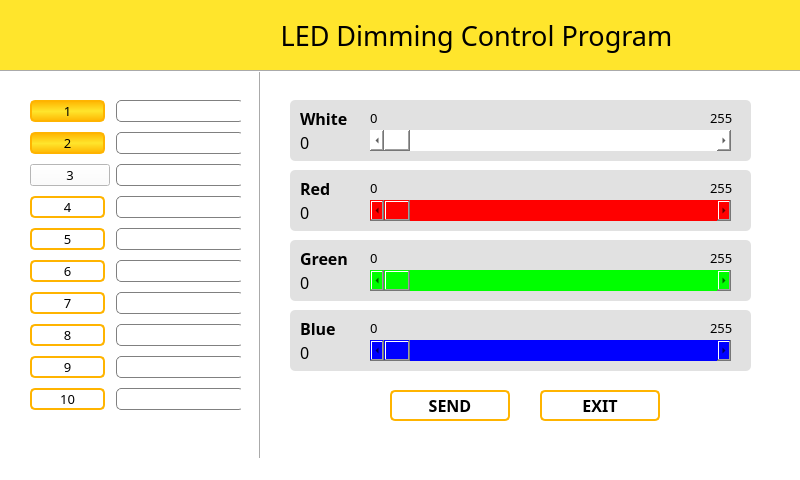
<?xml version="1.0" encoding="UTF-8"?>
<ui version="4.0">
 <class>MainWindow</class>
 <widget class="QMainWindow" name="MainWindow">
  <property name="geometry">
   <rect>
    <x>0</x>
    <y>0</y>
    <width>800</width>
    <height>480</height>
   </rect>
  </property>
  <property name="sizePolicy">
   <sizepolicy hsizetype="Fixed" vsizetype="Fixed">
    <horstretch>0</horstretch>
    <verstretch>0</verstretch>
   </sizepolicy>
  </property>
  <property name="windowTitle">
   <string>MainWindow</string>
  </property>
  <property name="styleSheet">
   <string notr="true">background-color:rgb(255, 255, 255);</string>
  </property>
  <widget class="QWidget" name="centralwidget">
   <widget class="Line" name="line">
    <property name="geometry">
     <rect>
      <x>250</x>
      <y>70</y>
      <width>20</width>
      <height>391</height>
     </rect>
    </property>
    <property name="orientation">
     <enum>Qt::Vertical</enum>
    </property>
   </widget>
   <widget class="QScrollBar" name="horizontalScrollBar_2">
    <property name="geometry">
     <rect>
      <x>370</x>
      <y>340</y>
      <width>361</width>
      <height>21</height>
     </rect>
    </property>
    <property name="font">
     <font>
      <family>나눔바른고딕</family>
     </font>
    </property>
    <property name="styleSheet">
     <string notr="true">background-color:rgb(0, 0, 255);</string>
    </property>
    <property name="maximum">
     <number>255</number>
    </property>
    <property name="orientation">
     <enum>Qt::Horizontal</enum>
    </property>
   </widget>
   <widget class="QScrollBar" name="horizontalScrollBar_3">
    <property name="geometry">
     <rect>
      <x>370</x>
      <y>200</y>
      <width>361</width>
      <height>21</height>
     </rect>
    </property>
    <property name="font">
     <font>
      <family>나눔바른고딕</family>
     </font>
    </property>
    <property name="styleSheet">
     <string notr="true">background-color:rgb(255, 0, 0)</string>
    </property>
    <property name="maximum">
     <number>255</number>
    </property>
    <property name="orientation">
     <enum>Qt::Horizontal</enum>
    </property>
   </widget>
   <widget class="QScrollBar" name="horizontalScrollBar_4">
    <property name="geometry">
     <rect>
      <x>370</x>
      <y>270</y>
      <width>361</width>
      <height>21</height>
     </rect>
    </property>
    <property name="font">
     <font>
      <family>나눔바른고딕</family>
     </font>
    </property>
    <property name="styleSheet">
     <string notr="true">background-color:rgb(0, 255, 0)</string>
    </property>
    <property name="maximum">
     <number>255</number>
    </property>
    <property name="orientation">
     <enum>Qt::Horizontal</enum>
    </property>
   </widget>
   <widget class="QLabel" name="label">
    <property name="geometry">
     <rect>
      <x>0</x>
      <y>0</y>
      <width>801</width>
      <height>71</height>
     </rect>
    </property>
    <property name="font">
     <font>
      <family>나눔바른고딕</family>
      <pointsize>20</pointsize>
     </font>
    </property>
    <property name="styleSheet">
     <string notr="true">background-color : rgb(255, 229, 44);</string>
    </property>
    <property name="text">
     <string>                                        LED Dimming Control Program</string>
    </property>
   </widget>
   <widget class="Line" name="line_2">
    <property name="geometry">
     <rect>
      <x>0</x>
      <y>70</y>
      <width>801</width>
      <height>2</height>
     </rect>
    </property>
    <property name="orientation">
     <enum>Qt::Horizontal</enum>
    </property>
   </widget>
   <widget class="QLabel" name="label_2">
    <property name="geometry">
     <rect>
      <x>300</x>
      <y>110</y>
      <width>56</width>
      <height>16</height>
     </rect>
    </property>
    <property name="font">
     <font>
      <family>나눔바른고딕</family>
      <pointsize>12</pointsize>
      <weight>75</weight>
      <bold>true</bold>
     </font>
    </property>
    <property name="styleSheet">
     <string notr="true">background-color:transparent</string>
    </property>
    <property name="text">
     <string>White</string>
    </property>
   </widget>
   <widget class="QLabel" name="label_3">
    <property name="geometry">
     <rect>
      <x>300</x>
      <y>180</y>
      <width>56</width>
      <height>16</height>
     </rect>
    </property>
    <property name="font">
     <font>
      <family>나눔바른고딕</family>
      <pointsize>12</pointsize>
      <weight>75</weight>
      <bold>true</bold>
     </font>
    </property>
    <property name="styleSheet">
     <string notr="true">background-color:transparent</string>
    </property>
    <property name="text">
     <string>Red</string>
    </property>
   </widget>
   <widget class="QLabel" name="label_4">
    <property name="geometry">
     <rect>
      <x>300</x>
      <y>250</y>
      <width>56</width>
      <height>16</height>
     </rect>
    </property>
    <property name="font">
     <font>
      <family>나눔바른고딕</family>
      <pointsize>12</pointsize>
      <weight>75</weight>
      <bold>true</bold>
     </font>
    </property>
    <property name="styleSheet">
     <string notr="true">background-color:transparent</string>
    </property>
    <property name="text">
     <string>Green</string>
    </property>
   </widget>
   <widget class="QLabel" name="label_5">
    <property name="geometry">
     <rect>
      <x>300</x>
      <y>320</y>
      <width>56</width>
      <height>16</height>
     </rect>
    </property>
    <property name="font">
     <font>
      <family>나눔바른고딕</family>
      <pointsize>12</pointsize>
      <weight>75</weight>
      <bold>true</bold>
     </font>
    </property>
    <property name="styleSheet">
     <string notr="true">background-color:transparent</string>
    </property>
    <property name="text">
     <string>Blue</string>
    </property>
   </widget>
   <widget class="QPushButton" name="SEND">
    <property name="geometry">
     <rect>
      <x>390</x>
      <y>390</y>
      <width>120</width>
      <height>31</height>
     </rect>
    </property>
    <property name="font">
     <font>
      <family>나눔바른고딕</family>
      <pointsize>12</pointsize>
      <weight>75</weight>
      <bold>true</bold>
     </font>
    </property>
    <property name="styleSheet">
     <string notr="true">border: 2px solid rgba(255, 180, 0);
border-radius:5px;</string>
    </property>
    <property name="text">
     <string>SEND</string>
    </property>
   </widget>
   <widget class="QPushButton" name="EXIT">
    <property name="geometry">
     <rect>
      <x>540</x>
      <y>390</y>
      <width>120</width>
      <height>31</height>
     </rect>
    </property>
    <property name="font">
     <font>
      <family>나눔바른고딕</family>
      <pointsize>12</pointsize>
      <weight>75</weight>
      <bold>true</bold>
     </font>
    </property>
    <property name="styleSheet">
     <string notr="true">border: 2px solid rgba(255, 180, 0);
border-radius:5px;</string>
    </property>
    <property name="text">
     <string>EXIT</string>
    </property>
   </widget>
   <widget class="QLabel" name="B">
    <property name="geometry">
     <rect>
      <x>300</x>
      <y>344</y>
      <width>56</width>
      <height>16</height>
     </rect>
    </property>
    <property name="font">
     <font>
      <family>나눔바른고딕</family>
      <pointsize>12</pointsize>
     </font>
    </property>
    <property name="styleSheet">
     <string notr="true">background-color:transparent</string>
    </property>
    <property name="text">
     <string>0</string>
    </property>
   </widget>
   <widget class="QLabel" name="R">
    <property name="geometry">
     <rect>
      <x>300</x>
      <y>204</y>
      <width>56</width>
      <height>16</height>
     </rect>
    </property>
    <property name="font">
     <font>
      <family>나눔바른고딕</family>
      <pointsize>12</pointsize>
     </font>
    </property>
    <property name="styleSheet">
     <string notr="true">background-color:transparent</string>
    </property>
    <property name="text">
     <string>0</string>
    </property>
   </widget>
   <widget class="QLabel" name="G">
    <property name="geometry">
     <rect>
      <x>300</x>
      <y>274</y>
      <width>56</width>
      <height>16</height>
     </rect>
    </property>
    <property name="font">
     <font>
      <family>나눔바른고딕</family>
      <pointsize>12</pointsize>
     </font>
    </property>
    <property name="styleSheet">
     <string notr="true">background-color:transparent</string>
    </property>
    <property name="text">
     <string>0</string>
    </property>
   </widget>
   <widget class="QLabel" name="W">
    <property name="geometry">
     <rect>
      <x>300</x>
      <y>134</y>
      <width>56</width>
      <height>16</height>
     </rect>
    </property>
    <property name="font">
     <font>
      <family>나눔바른고딕</family>
      <pointsize>12</pointsize>
     </font>
    </property>
    <property name="styleSheet">
     <string notr="true">background-color:transparent</string>
    </property>
    <property name="text">
     <string>0</string>
    </property>
   </widget>
   <widget class="QWidget" name="layoutWidget">
    <property name="geometry">
     <rect>
      <x>30</x>
      <y>100</y>
      <width>211</width>
      <height>321</height>
     </rect>
    </property>
    <property name="font">
     <font>
      <family>나눔바른고딕</family>
      <pointsize>10</pointsize>
     </font>
    </property>
    <layout class="QFormLayout" name="formLayout">
     <property name="verticalSpacing">
      <number>10</number>
     </property>
     <item row="0" column="0">
      <widget class="QPushButton" name="pushButton1">
       <property name="sizePolicy">
        <sizepolicy hsizetype="Fixed" vsizetype="Fixed">
         <horstretch>0</horstretch>
         <verstretch>0</verstretch>
        </sizepolicy>
       </property>
       <property name="minimumSize">
        <size>
         <width>75</width>
         <height>22</height>
        </size>
       </property>
       <property name="maximumSize">
        <size>
         <width>16777215</width>
         <height>22</height>
        </size>
       </property>
       <property name="font">
        <font>
         <family>나눔바른고딕</family>
         <pointsize>10</pointsize>
        </font>
       </property>
       <property name="styleSheet">
        <string notr="true">border: 2px solid rgba(255, 180, 0);
background-color:qlineargradient(spread:reflect, x1:0.483889, y1:0, x2:0.500333, y2:0.512, stop:0 rgba(255, 180, 0, 255), stop:1 rgba(255, 229, 44, 255));
border-radius:5px;</string>
       </property>
       <property name="text">
        <string>1</string>
       </property>
       <property name="checkable">
        <bool>true</bool>
       </property>
      </widget>
     </item>
     <item row="0" column="1">
      <widget class="QLineEdit" name="lineEdit1">
       <property name="minimumSize">
        <size>
         <width>128</width>
         <height>21</height>
        </size>
       </property>
       <property name="font">
        <font>
         <family>나눔바른고딕</family>
         <pointsize>10</pointsize>
        </font>
       </property>
       <property name="styleSheet">
        <string notr="true">border:1px solid grey;
border-radius:5px;</string>
       </property>
      </widget>
     </item>
     <item row="1" column="0">
      <widget class="QPushButton" name="pushButton2">
       <property name="sizePolicy">
        <sizepolicy hsizetype="Fixed" vsizetype="Fixed">
         <horstretch>0</horstretch>
         <verstretch>0</verstretch>
        </sizepolicy>
       </property>
       <property name="minimumSize">
        <size>
         <width>75</width>
         <height>22</height>
        </size>
       </property>
       <property name="maximumSize">
        <size>
         <width>16777215</width>
         <height>22</height>
        </size>
       </property>
       <property name="font">
        <font>
         <family>나눔바른고딕</family>
         <pointsize>10</pointsize>
        </font>
       </property>
       <property name="styleSheet">
        <string notr="true">border: 2px solid rgba(255, 180, 0);
background-color:qlineargradient(spread:reflect, x1:0.483889, y1:0, x2:0.500333, y2:0.512, stop:0 rgba(255, 180, 0, 255), stop:1 rgba(255, 229, 44, 255));
border-radius:5px;</string>
       </property>
       <property name="text">
        <string>2</string>
       </property>
       <property name="checkable">
        <bool>true</bool>
       </property>
      </widget>
     </item>
     <item row="1" column="1">
      <widget class="QLineEdit" name="lineEdit2">
       <property name="minimumSize">
        <size>
         <width>128</width>
         <height>21</height>
        </size>
       </property>
       <property name="font">
        <font>
         <family>나눔바른고딕</family>
         <pointsize>10</pointsize>
        </font>
       </property>
       <property name="styleSheet">
        <string notr="true">border:1px solid grey;
border-radius:5px;</string>
       </property>
      </widget>
     </item>
     <item row="2" column="0">
      <widget class="QPushButton" name="pushButton3">
       <property name="sizePolicy">
        <sizepolicy hsizetype="Fixed" vsizetype="Fixed">
         <horstretch>0</horstretch>
         <verstretch>0</verstretch>
        </sizepolicy>
       </property>
       <property name="minimumSize">
        <size>
         <width>75</width>
         <height>22</height>
        </size>
       </property>
       <property name="maximumSize">
        <size>
         <width>16777215</width>
         <height>22</height>
        </size>
       </property>
       <property name="font">
        <font>
         <family>나눔바른고딕</family>
         <pointsize>10</pointsize>
        </font>
       </property>
       <property name="styleSheet">
        <string notr="true">border: 2px solid rgba(255, 180, 0);
border-radius:5px;
checked: {border: 2px solid rgba(255, 180, 255)};</string>
       </property>
       <property name="text">
        <string>3</string>
       </property>
       <property name="checkable">
        <bool>true</bool>
       </property>
      </widget>
     </item>
     <item row="2" column="1">
      <widget class="QLineEdit" name="lineEdit3">
       <property name="minimumSize">
        <size>
         <width>128</width>
         <height>21</height>
        </size>
       </property>
       <property name="font">
        <font>
         <family>나눔바른고딕</family>
         <pointsize>10</pointsize>
        </font>
       </property>
       <property name="styleSheet">
        <string notr="true">border:1px solid grey;
border-radius:5px;</string>
       </property>
      </widget>
     </item>
     <item row="3" column="0">
      <widget class="QPushButton" name="pushButton4">
       <property name="sizePolicy">
        <sizepolicy hsizetype="Fixed" vsizetype="Fixed">
         <horstretch>0</horstretch>
         <verstretch>0</verstretch>
        </sizepolicy>
       </property>
       <property name="minimumSize">
        <size>
         <width>75</width>
         <height>22</height>
        </size>
       </property>
       <property name="maximumSize">
        <size>
         <width>16777215</width>
         <height>22</height>
        </size>
       </property>
       <property name="font">
        <font>
         <family>나눔바른고딕</family>
         <pointsize>10</pointsize>
        </font>
       </property>
       <property name="styleSheet">
        <string notr="true">border: 2px solid rgba(255, 180, 0);
border-radius:5px;</string>
       </property>
       <property name="text">
        <string>4</string>
       </property>
       <property name="checkable">
        <bool>true</bool>
       </property>
      </widget>
     </item>
     <item row="3" column="1">
      <widget class="QLineEdit" name="lineEdit4">
       <property name="minimumSize">
        <size>
         <width>128</width>
         <height>21</height>
        </size>
       </property>
       <property name="font">
        <font>
         <family>나눔바른고딕</family>
         <pointsize>10</pointsize>
        </font>
       </property>
       <property name="styleSheet">
        <string notr="true">border:1px solid grey;
border-radius:5px;</string>
       </property>
      </widget>
     </item>
     <item row="4" column="0">
      <widget class="QPushButton" name="pushButton5">
       <property name="sizePolicy">
        <sizepolicy hsizetype="Fixed" vsizetype="Fixed">
         <horstretch>0</horstretch>
         <verstretch>0</verstretch>
        </sizepolicy>
       </property>
       <property name="minimumSize">
        <size>
         <width>75</width>
         <height>22</height>
        </size>
       </property>
       <property name="maximumSize">
        <size>
         <width>16777215</width>
         <height>22</height>
        </size>
       </property>
       <property name="font">
        <font>
         <family>나눔바른고딕</family>
         <pointsize>10</pointsize>
        </font>
       </property>
       <property name="styleSheet">
        <string notr="true">border: 2px solid rgba(255, 180, 0);
border-radius:5px;</string>
       </property>
       <property name="text">
        <string>5</string>
       </property>
       <property name="checkable">
        <bool>true</bool>
       </property>
      </widget>
     </item>
     <item row="4" column="1">
      <widget class="QLineEdit" name="lineEdit5">
       <property name="minimumSize">
        <size>
         <width>128</width>
         <height>21</height>
        </size>
       </property>
       <property name="font">
        <font>
         <family>나눔바른고딕</family>
         <pointsize>10</pointsize>
        </font>
       </property>
       <property name="styleSheet">
        <string notr="true">border:1px solid grey;
border-radius:5px;</string>
       </property>
      </widget>
     </item>
     <item row="5" column="0">
      <widget class="QPushButton" name="pushButton6">
       <property name="sizePolicy">
        <sizepolicy hsizetype="Fixed" vsizetype="Fixed">
         <horstretch>0</horstretch>
         <verstretch>0</verstretch>
        </sizepolicy>
       </property>
       <property name="minimumSize">
        <size>
         <width>75</width>
         <height>22</height>
        </size>
       </property>
       <property name="maximumSize">
        <size>
         <width>16777215</width>
         <height>22</height>
        </size>
       </property>
       <property name="font">
        <font>
         <family>나눔바른고딕</family>
         <pointsize>10</pointsize>
        </font>
       </property>
       <property name="styleSheet">
        <string notr="true">border: 2px solid rgba(255, 180, 0);
border-radius:5px;</string>
       </property>
       <property name="text">
        <string>6</string>
       </property>
       <property name="checkable">
        <bool>true</bool>
       </property>
      </widget>
     </item>
     <item row="5" column="1">
      <widget class="QLineEdit" name="lineEdit6">
       <property name="minimumSize">
        <size>
         <width>128</width>
         <height>21</height>
        </size>
       </property>
       <property name="font">
        <font>
         <family>나눔바른고딕</family>
         <pointsize>10</pointsize>
        </font>
       </property>
       <property name="styleSheet">
        <string notr="true">border:1px solid grey;
border-radius:5px;</string>
       </property>
      </widget>
     </item>
     <item row="6" column="0">
      <widget class="QPushButton" name="pushButton7">
       <property name="sizePolicy">
        <sizepolicy hsizetype="Fixed" vsizetype="Fixed">
         <horstretch>0</horstretch>
         <verstretch>0</verstretch>
        </sizepolicy>
       </property>
       <property name="minimumSize">
        <size>
         <width>75</width>
         <height>22</height>
        </size>
       </property>
       <property name="maximumSize">
        <size>
         <width>16777215</width>
         <height>22</height>
        </size>
       </property>
       <property name="font">
        <font>
         <family>나눔바른고딕</family>
         <pointsize>10</pointsize>
        </font>
       </property>
       <property name="styleSheet">
        <string notr="true">border: 2px solid rgba(255, 180, 0);
border-radius:5px;</string>
       </property>
       <property name="text">
        <string>7</string>
       </property>
       <property name="checkable">
        <bool>true</bool>
       </property>
      </widget>
     </item>
     <item row="6" column="1">
      <widget class="QLineEdit" name="lineEdit7">
       <property name="minimumSize">
        <size>
         <width>128</width>
         <height>21</height>
        </size>
       </property>
       <property name="font">
        <font>
         <family>나눔바른고딕</family>
         <pointsize>10</pointsize>
        </font>
       </property>
       <property name="styleSheet">
        <string notr="true">border:1px solid grey;
border-radius:5px;</string>
       </property>
      </widget>
     </item>
     <item row="7" column="0">
      <widget class="QPushButton" name="pushButton8">
       <property name="sizePolicy">
        <sizepolicy hsizetype="Fixed" vsizetype="Fixed">
         <horstretch>0</horstretch>
         <verstretch>0</verstretch>
        </sizepolicy>
       </property>
       <property name="minimumSize">
        <size>
         <width>75</width>
         <height>22</height>
        </size>
       </property>
       <property name="maximumSize">
        <size>
         <width>16777215</width>
         <height>22</height>
        </size>
       </property>
       <property name="font">
        <font>
         <family>나눔바른고딕</family>
         <pointsize>10</pointsize>
        </font>
       </property>
       <property name="styleSheet">
        <string notr="true">border: 2px solid rgba(255, 180, 0);
border-radius:5px;</string>
       </property>
       <property name="text">
        <string>8</string>
       </property>
       <property name="checkable">
        <bool>true</bool>
       </property>
      </widget>
     </item>
     <item row="7" column="1">
      <widget class="QLineEdit" name="lineEdit8">
       <property name="minimumSize">
        <size>
         <width>128</width>
         <height>21</height>
        </size>
       </property>
       <property name="font">
        <font>
         <family>나눔바른고딕</family>
         <pointsize>10</pointsize>
        </font>
       </property>
       <property name="styleSheet">
        <string notr="true">border:1px solid grey;
border-radius:5px;</string>
       </property>
      </widget>
     </item>
     <item row="8" column="0">
      <widget class="QPushButton" name="pushButton9">
       <property name="sizePolicy">
        <sizepolicy hsizetype="Fixed" vsizetype="Fixed">
         <horstretch>0</horstretch>
         <verstretch>0</verstretch>
        </sizepolicy>
       </property>
       <property name="minimumSize">
        <size>
         <width>75</width>
         <height>22</height>
        </size>
       </property>
       <property name="maximumSize">
        <size>
         <width>16777215</width>
         <height>22</height>
        </size>
       </property>
       <property name="font">
        <font>
         <family>나눔바른고딕</family>
         <pointsize>10</pointsize>
        </font>
       </property>
       <property name="styleSheet">
        <string notr="true">border: 2px solid rgba(255, 180, 0);
border-radius:5px;</string>
       </property>
       <property name="text">
        <string>9</string>
       </property>
       <property name="checkable">
        <bool>true</bool>
       </property>
      </widget>
     </item>
     <item row="8" column="1">
      <widget class="QLineEdit" name="lineEdit9">
       <property name="minimumSize">
        <size>
         <width>128</width>
         <height>21</height>
        </size>
       </property>
       <property name="font">
        <font>
         <family>나눔바른고딕</family>
         <pointsize>10</pointsize>
        </font>
       </property>
       <property name="styleSheet">
        <string notr="true">border:1px solid grey;
border-radius:5px;</string>
       </property>
      </widget>
     </item>
     <item row="9" column="0">
      <widget class="QPushButton" name="pushButton10">
       <property name="sizePolicy">
        <sizepolicy hsizetype="Fixed" vsizetype="Fixed">
         <horstretch>0</horstretch>
         <verstretch>0</verstretch>
        </sizepolicy>
       </property>
       <property name="minimumSize">
        <size>
         <width>75</width>
         <height>22</height>
        </size>
       </property>
       <property name="maximumSize">
        <size>
         <width>16777215</width>
         <height>22</height>
        </size>
       </property>
       <property name="font">
        <font>
         <family>나눔바른고딕</family>
         <pointsize>10</pointsize>
        </font>
       </property>
       <property name="styleSheet">
        <string notr="true">border: 2px solid rgba(255, 180, 0);
border-radius:5px;</string>
       </property>
       <property name="text">
        <string>10</string>
       </property>
       <property name="checkable">
        <bool>true</bool>
       </property>
      </widget>
     </item>
     <item row="9" column="1">
      <widget class="QLineEdit" name="lineEdit10">
       <property name="minimumSize">
        <size>
         <width>128</width>
         <height>21</height>
        </size>
       </property>
       <property name="font">
        <font>
         <family>나눔바른고딕</family>
         <pointsize>10</pointsize>
        </font>
       </property>
       <property name="styleSheet">
        <string notr="true">border:1px solid grey;
border-radius:5px;</string>
       </property>
      </widget>
     </item>
    </layout>
   </widget>
   <widget class="QLabel" name="label_10">
    <property name="geometry">
     <rect>
      <x>710</x>
      <y>180</y>
      <width>56</width>
      <height>16</height>
     </rect>
    </property>
    <property name="font">
     <font>
      <family>나눔바른고딕</family>
      <pointsize>10</pointsize>
     </font>
    </property>
    <property name="styleSheet">
     <string notr="true">background-color:transparent</string>
    </property>
    <property name="text">
     <string>255</string>
    </property>
   </widget>
   <widget class="QLabel" name="label_11">
    <property name="geometry">
     <rect>
      <x>710</x>
      <y>250</y>
      <width>56</width>
      <height>16</height>
     </rect>
    </property>
    <property name="font">
     <font>
      <family>나눔바른고딕</family>
      <pointsize>10</pointsize>
     </font>
    </property>
    <property name="styleSheet">
     <string notr="true">background-color:transparent</string>
    </property>
    <property name="text">
     <string>255</string>
    </property>
   </widget>
   <widget class="QLabel" name="label_12">
    <property name="geometry">
     <rect>
      <x>710</x>
      <y>320</y>
      <width>56</width>
      <height>16</height>
     </rect>
    </property>
    <property name="font">
     <font>
      <family>나눔바른고딕</family>
      <pointsize>10</pointsize>
     </font>
    </property>
    <property name="styleSheet">
     <string notr="true">background-color:transparent</string>
    </property>
    <property name="text">
     <string>255</string>
    </property>
   </widget>
   <widget class="QLabel" name="label_13">
    <property name="geometry">
     <rect>
      <x>710</x>
      <y>110</y>
      <width>56</width>
      <height>16</height>
     </rect>
    </property>
    <property name="font">
     <font>
      <family>나눔바른고딕</family>
      <pointsize>10</pointsize>
     </font>
    </property>
    <property name="styleSheet">
     <string notr="true">background-color:transparent</string>
    </property>
    <property name="text">
     <string>255</string>
    </property>
   </widget>
   <widget class="QLabel" name="label_14">
    <property name="geometry">
     <rect>
      <x>370</x>
      <y>320</y>
      <width>56</width>
      <height>16</height>
     </rect>
    </property>
    <property name="font">
     <font>
      <family>나눔바른고딕</family>
      <pointsize>10</pointsize>
     </font>
    </property>
    <property name="styleSheet">
     <string notr="true">background-color:transparent</string>
    </property>
    <property name="text">
     <string>0</string>
    </property>
   </widget>
   <widget class="QLabel" name="label_15">
    <property name="geometry">
     <rect>
      <x>370</x>
      <y>110</y>
      <width>56</width>
      <height>16</height>
     </rect>
    </property>
    <property name="font">
     <font>
      <family>나눔바른고딕</family>
      <pointsize>10</pointsize>
     </font>
    </property>
    <property name="styleSheet">
     <string notr="true">background-color:transparent</string>
    </property>
    <property name="text">
     <string>0</string>
    </property>
   </widget>
   <widget class="QLabel" name="label_16">
    <property name="geometry">
     <rect>
      <x>370</x>
      <y>250</y>
      <width>56</width>
      <height>16</height>
     </rect>
    </property>
    <property name="font">
     <font>
      <family>나눔바른고딕</family>
      <pointsize>10</pointsize>
     </font>
    </property>
    <property name="styleSheet">
     <string notr="true">background-color:transparent</string>
    </property>
    <property name="text">
     <string>0</string>
    </property>
   </widget>
   <widget class="QLabel" name="label_17">
    <property name="geometry">
     <rect>
      <x>370</x>
      <y>180</y>
      <width>56</width>
      <height>16</height>
     </rect>
    </property>
    <property name="font">
     <font>
      <family>나눔바른고딕</family>
      <pointsize>10</pointsize>
     </font>
    </property>
    <property name="styleSheet">
     <string notr="true">background-color:transparent</string>
    </property>
    <property name="text">
     <string>0</string>
    </property>
   </widget>
   <widget class="QLabel" name="label_6">
    <property name="geometry">
     <rect>
      <x>290</x>
      <y>100</y>
      <width>461</width>
      <height>61</height>
     </rect>
    </property>
    <property name="font">
     <font>
      <family>나눔바른고딕</family>
     </font>
    </property>
    <property name="styleSheet">
     <string notr="true">background-color :rgb(225, 225, 225);
border:1px;
border-radius:5px;</string>
    </property>
    <property name="text">
     <string/>
    </property>
   </widget>
   <widget class="QLabel" name="label_7">
    <property name="geometry">
     <rect>
      <x>290</x>
      <y>310</y>
      <width>461</width>
      <height>61</height>
     </rect>
    </property>
    <property name="font">
     <font>
      <family>나눔바른고딕</family>
     </font>
    </property>
    <property name="styleSheet">
     <string notr="true">background-color :rgb(225, 225, 225);
border:1px;
border-radius:5px;</string>
    </property>
    <property name="text">
     <string/>
    </property>
   </widget>
   <widget class="QLabel" name="label_8">
    <property name="geometry">
     <rect>
      <x>290</x>
      <y>170</y>
      <width>461</width>
      <height>61</height>
     </rect>
    </property>
    <property name="font">
     <font>
      <family>나눔바른고딕</family>
     </font>
    </property>
    <property name="styleSheet">
     <string notr="true">background-color :rgb(225, 225, 225);
border:1px;
border-radius:5px;</string>
    </property>
    <property name="text">
     <string/>
    </property>
   </widget>
   <widget class="QLabel" name="label_9">
    <property name="geometry">
     <rect>
      <x>290</x>
      <y>240</y>
      <width>461</width>
      <height>61</height>
     </rect>
    </property>
    <property name="font">
     <font>
      <family>나눔바른고딕</family>
     </font>
    </property>
    <property name="styleSheet">
     <string notr="true">background-color :rgb(225, 225, 225);
border:1px;
border-radius:5px;</string>
    </property>
    <property name="text">
     <string/>
    </property>
   </widget>
   <widget class="QScrollBar" name="horizontalScrollBar_5">
    <property name="geometry">
     <rect>
      <x>370</x>
      <y>130</y>
      <width>361</width>
      <height>21</height>
     </rect>
    </property>
    <property name="font">
     <font>
      <family>나눔바른고딕</family>
     </font>
    </property>
    <property name="styleSheet">
     <string notr="true">background-color:rgb(255, 255, 255)</string>
    </property>
    <property name="maximum">
     <number>255</number>
    </property>
    <property name="orientation">
     <enum>Qt::Horizontal</enum>
    </property>
   </widget>
   <widget class="QGraphicsView" name="graphicsView">
    <property name="geometry">
     <rect>
      <x>195</x>
      <y>10</y>
      <width>50</width>
      <height>50</height>
     </rect>
    </property>
    <property name="focusPolicy">
     <enum>Qt::NoFocus</enum>
    </property>
    <property name="styleSheet">
     <string notr="true">background-image:url(:/img/led.png);
background-color:transparent;
border:transparent</string>
    </property>
   </widget>
   <zorder>label_7</zorder>
   <zorder>label_9</zorder>
   <zorder>label_8</zorder>
   <zorder>label_6</zorder>
   <zorder>line</zorder>
   <zorder>horizontalScrollBar_2</zorder>
   <zorder>horizontalScrollBar_3</zorder>
   <zorder>horizontalScrollBar_4</zorder>
   <zorder>label</zorder>
   <zorder>line_2</zorder>
   <zorder>label_2</zorder>
   <zorder>label_3</zorder>
   <zorder>label_4</zorder>
   <zorder>label_5</zorder>
   <zorder>SEND</zorder>
   <zorder>EXIT</zorder>
   <zorder>B</zorder>
   <zorder>R</zorder>
   <zorder>G</zorder>
   <zorder>W</zorder>
   <zorder>layoutWidget</zorder>
   <zorder>label_10</zorder>
   <zorder>label_11</zorder>
   <zorder>label_12</zorder>
   <zorder>label_13</zorder>
   <zorder>label_14</zorder>
   <zorder>label_15</zorder>
   <zorder>label_16</zorder>
   <zorder>label_17</zorder>
   <zorder>horizontalScrollBar_5</zorder>
   <zorder>graphicsView</zorder>
  </widget>
  <widget class="QStatusBar" name="statusbar"/>
 </widget>
 <resources>
  <include location="resources.qrc"/>
 </resources>
 <connections>
  <connection>
   <sender>horizontalScrollBar_3</sender>
   <signal>valueChanged(int)</signal>
   <receiver>R</receiver>
   <slot>setNum(int)</slot>
   <hints>
    <hint type="sourcelabel">
     <x>548</x>
     <y>202</y>
    </hint>
    <hint type="destinationlabel">
     <x>300</x>
     <y>215</y>
    </hint>
   </hints>
  </connection>
  <connection>
   <sender>horizontalScrollBar_4</sender>
   <signal>valueChanged(int)</signal>
   <receiver>G</receiver>
   <slot>setNum(int)</slot>
   <hints>
    <hint type="sourcelabel">
     <x>577</x>
     <y>290</y>
    </hint>
    <hint type="destinationlabel">
     <x>300</x>
     <y>285</y>
    </hint>
   </hints>
  </connection>
  <connection>
   <sender>horizontalScrollBar_2</sender>
   <signal>valueChanged(int)</signal>
   <receiver>B</receiver>
   <slot>setNum(int)</slot>
   <hints>
    <hint type="sourcelabel">
     <x>581</x>
     <y>360</y>
    </hint>
    <hint type="destinationlabel">
     <x>300</x>
     <y>355</y>
    </hint>
   </hints>
  </connection>
  <connection>
   <sender>horizontalScrollBar_5</sender>
   <signal>valueChanged(int)</signal>
   <receiver>W</receiver>
   <slot>setNum(int)</slot>
   <hints>
    <hint type="sourcelabel">
     <x>408</x>
     <y>135</y>
    </hint>
    <hint type="destinationlabel">
     <x>316</x>
     <y>138</y>
    </hint>
   </hints>
  </connection>
 </connections>
</ui>
